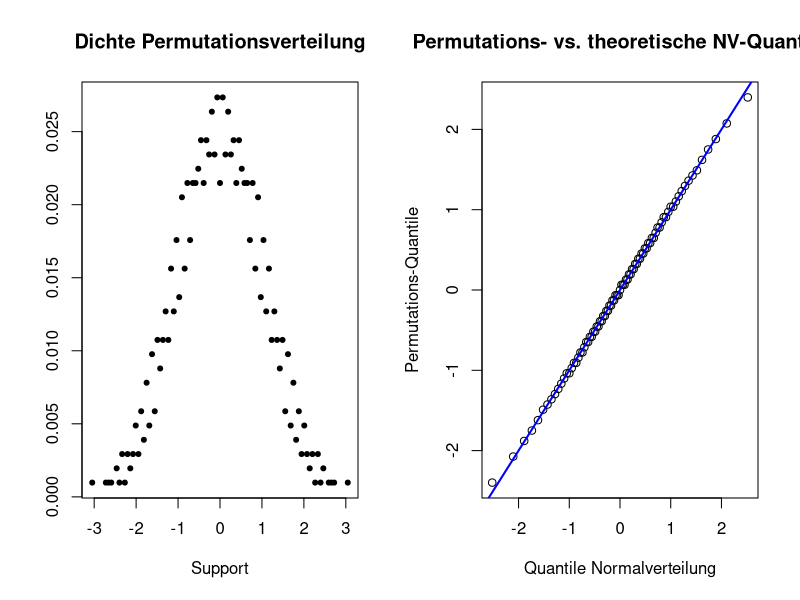

Generate this figure with R:
####### Test auf gleiche Lageparameter in ABHÄNGIGEN Stichproben #######
library(coin) # ?oneway_test()

##### Festlegung der Grundwert #########################################
n <- 10                            # Anzahl Personen
id <- factor(rep(1:n, times=2))    # Faktor Personen-ID

## Testdaten
pre <- round(rnorm(n, 1, 2))      # Daten Zeitpunkt prä
post <- round(rnorm(n, 10, 2))     # Daten Zeitpunkt post
ges <- c(pre, post)                # Gesamt-Daten

## Festlegen des Faktors des Messzeitpunkts
# Die ersten 12 Werte werden als "pre", die letzten als "post" gelabelt.
group <- factor(rep(0:1, each=n), labels=c("pre", "post"))

## Durchführung des Testes
(ot <- oneway_test(ges ~ group | id, alternative="less",distribution="exact"))

### AUFGABE AN STUDENTEN
## Berechne den t-Wert des Testes und vergleiche diesen:
#t.test(____ ~ _____, alternative="______", paired=TRUE)$p.value
## Manipuliere die Daten,sodass p signifikant werden sollte.

## Plotten des Outputs

# Dichteverteilung der Teststatistik von oneway_test()
x11()
par(mfrow=c(1,2))
supp <- support(ot)
dens <- sapply(supp, dperm, object=ot) # Dichte
plot(supp, dens, xlab="Support", ylab=NA, pch=20, main="Dichte Permutationsverteilung")
# Q-Q-Plot der Teststatistik von oneway_test() gegen Standard-NV
qEmp <- sapply(ppoints(supp), qperm, object=ot) # Quantile Teststat.
qqnorm(qEmp, xlab="Quantile Normalverteilung",ylab="Permutations-Quantile",
        main="Permutations- vs. theoretische NV-Quantile")
abline(a=0, b=1, lwd=2, col="blue")


################################################################################################
### EXKURS: Manuell berechnen (Für Interessierte)

# alle 2^N Möglichk., pro Person Vorzeichen der Differenz zu permutieren
mw_diff <- pre - post                     # personenweise Messwertdifferenzen
ord_list <- lapply(numeric(n), function(x) { c(-1, 1) } )
ord_matrix <- data.matrix(expand.grid(ord_list)) # alle 2^N Permutationen

# für Gesamt-Permutation x der Vorzeichen: mittlere personenweise Diff.
get_mwD <- function(x) { mean(abs(mw_diff) * x) }
m_diff_star <- apply(ord_matrix, 1, get_mwD) # mittlere Differenzen alle Permut.
m_diff_base <- mean(mw_diff) # mittl. Differenz Basis-Stichprobe

tol <- .Machine$double.eps^0.5 # numerische Toleranz

# MDstar kleiner Basis-MD ODER MDstar ungefähr gleich Basis-MD?
MDsIsLEQ <- (m_diff_star < m_diff_base) | (abs(m_diff_star - m_diff_base) < tol)
# p-Wert: Anteil der mind. so extremen personenweisen Differenzen
(pVal <- sum(MDsIsLEQ) / length(m_diff_star))
